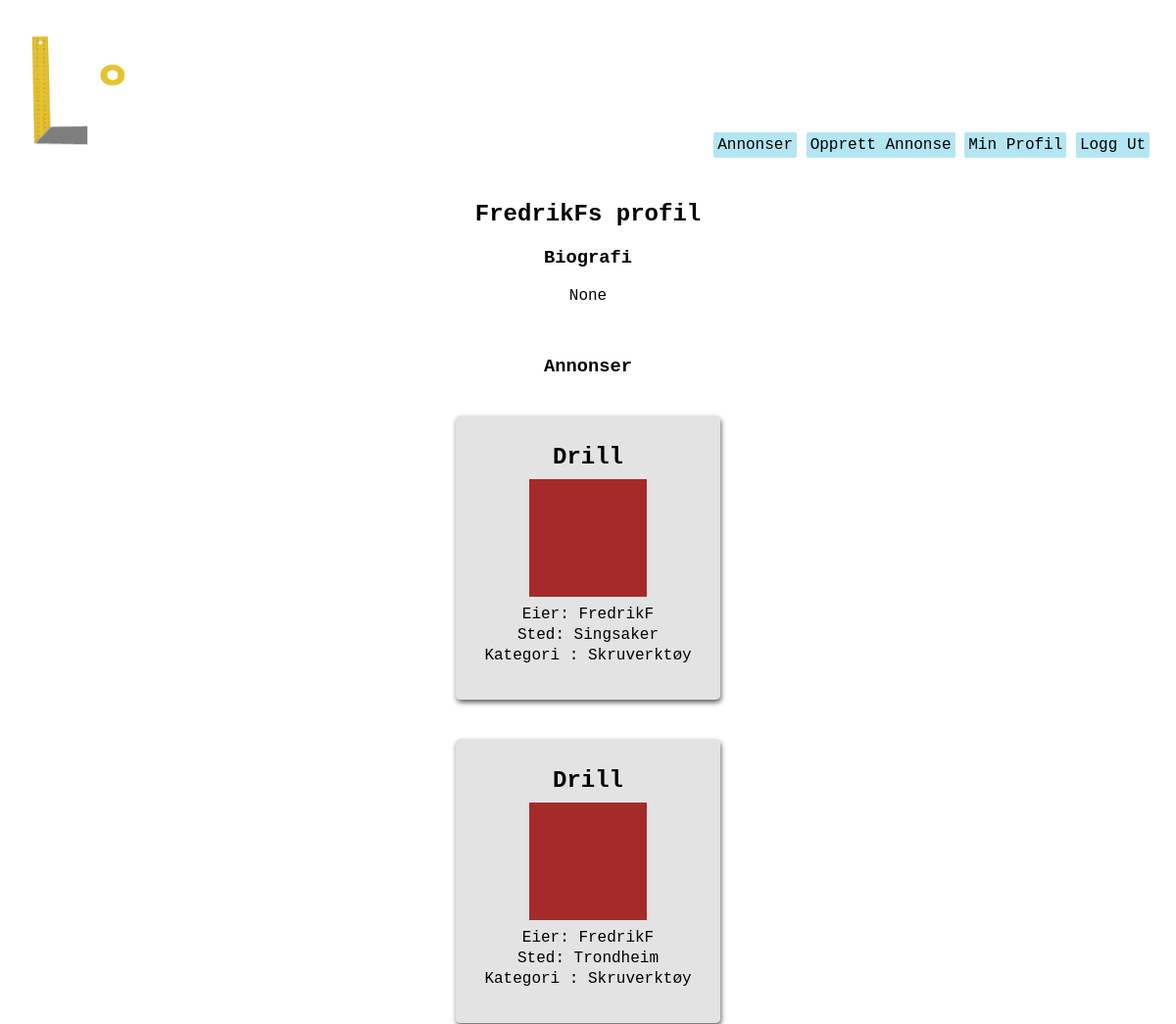
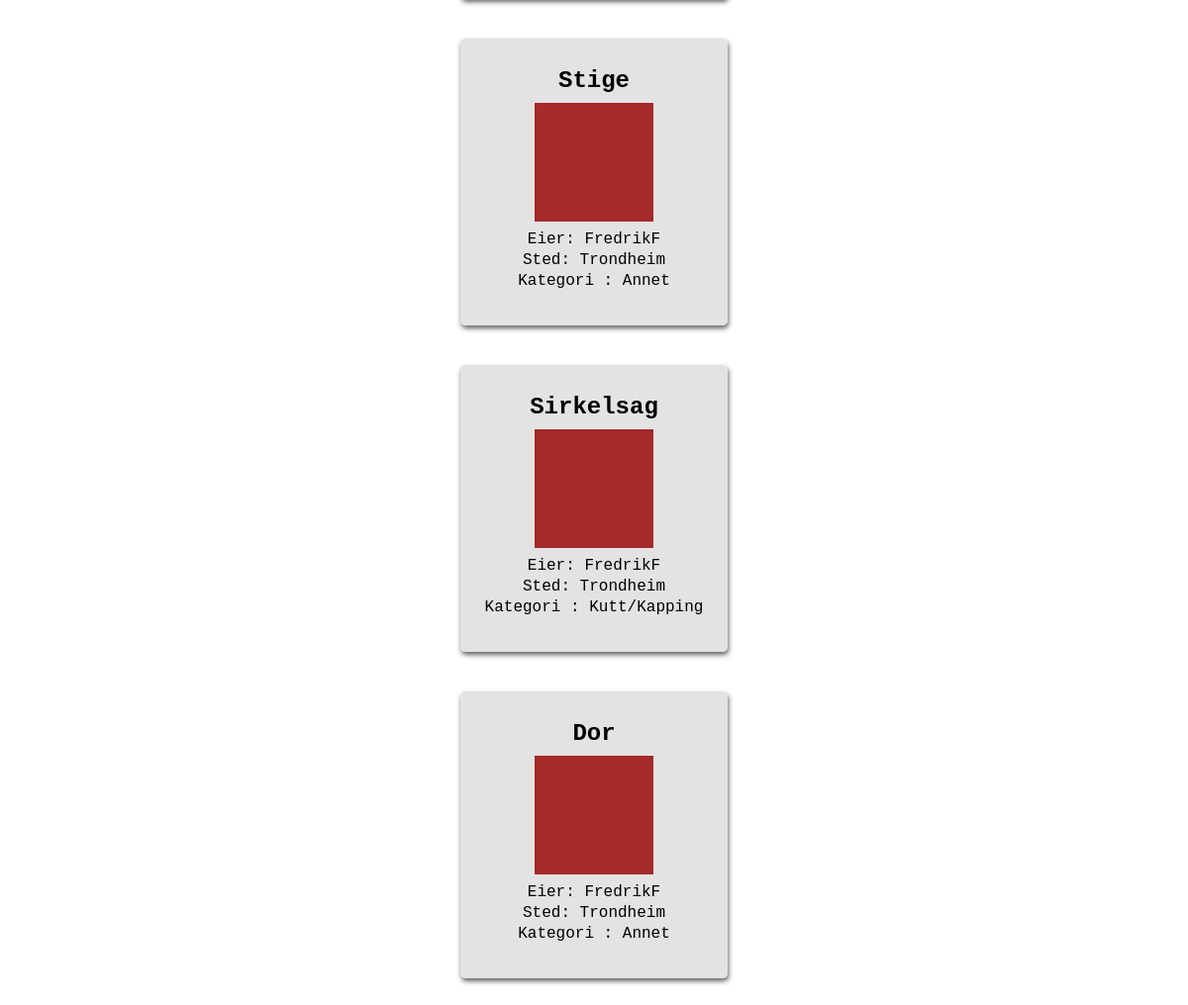
Page /users/profile/FredrikF (signed in) on the committed database (2 pictures, top to bottom).
### users/models.py (models this page shows, shortened)
class Profile(models.Model):
    user = models.OneToOneField(User, on_delete=models.CASCADE)
    bio = models.TextField(verbose_name="Biografi", null=True)

### homepage/models.py (models this page shows, shortened)
class Listing(models.Model):
    owner = models.ForeignKey(User, verbose_name = 'User', on_delete=models.CASCADE, null=True) #user burde kanskje endres til settings.AUTH_USER_MODEL. må i så fall django.conf import settings
    title = models.CharField(max_length=50, verbose_name="Tittel")
    loaned = models.BooleanField(default=False, verbose_name="Utlånt?")
    price = models.PositiveSmallIntegerField(verbose_name='Pris', default=0)
    location = models.CharField(max_length=100, verbose_name="Sted") #burde kanskje være annet enn CharField. Gjør det vanskelig å sortere etter denne attributten
    description = models.TextField(verbose_name="Beskrivelse")
    SW = 1
    PT = 2
    WD = 3
    CT = 4
    SV = 5
    BO = 6
    OT = 7
    CATEGORY_CHOICES = (
        (SW, 'Saging'),
        (PT, 'Maling'),
        (WD, 'Sveising'),
        (CT, 'Kutt/Kapping'),
        (SV, 'Skruverktøy'),
        (BO, 'Slagverktøy'),
        (OT, 'Annet'),
    )
    category = models.PositiveSmallIntegerField(
        choices = CATEGORY_CHOICES,
        default = OT,
        verbose_name="Kategori",
    )

### users/views.py (the view)
# urls.py: path('profile', views.my_profile, name='my_profile'),
@login_required
def profile(request, userstring):
    requested_user = User.objects.get(username = userstring)
    user_listings = requested_user.listing_set.all()
    user_profile = requested_user.profile
    context = {'user': requested_user, 'listings': user_listings, 'profile': user_profile}
    return render(request, 'users/profile.html', context)

### users/templates/users/profile.html (shortened to what this page needs)
{% extends "users/base.html" %}
{% block content %}
    <div>
        <h2>{{user.username}}s profil</h2>
        <div>
            <h3>Biografi</h3>
            <p>
                {{profile.bio}}
            </p>
        </div>
        <br>
        <div>
            <h3>Annonser</h3>
            {% for listing in listings %}
            <div class="listingDIV">
                <a href="{% url 'homepage:listing' listing_id=listing.id %}" class="listingLink">invisible link!</a>
                <div class="listingContent">
                    <h2>{{listing.title}}</h2>
                    <div class="listingImg"></div>
                    <p>Eier: {{listing.owner}}</p>
                    <p>Sted: {{listing.location}}</p>
                    <p>Kategori : {{listing.get_category_display}}</p>
                    <br>
                </div>
            </div>
            {% endfor %}
        </div>
    </div>
{% endblock content %}

### users/static/stylish.css (style rules this page uses)
.bg { margin: 0px; background-image: url("../static/img/standinBG2_r.jpg"); background-size: cover; height: 100%; min-height: 100vh; font-family: 'Courier New', Courier, monospace; }
.listingDIV { background-color: rgba(218, 218, 218, 0.737); box-shadow: 1px 3px 5px rgba(63, 63, 63, 0.813); padding: 20px; margin: 20px; border-radius: 5px; display: inline-block; width: 230px; height: 250px; line-height: 5px; text-align: left; }
.listingLink { color: transparent; position: absolute; width: inherit; height: inherit; line-height: normal; }
.listingImg { display: inline-block; background-color: brown; height: 120px; width: 120px; }
.listingContent { text-align: center; }

### rows in the picture
Profile: bio "None"
Listing: title "Drill", owner "FredrikF", location "Singsaker", category "Skruverktøy"
Listing: title "Drill", owner "FredrikF", location "Trondheim", category "Skruverktøy"
Listing: title "Stige", owner "FredrikF", location "Trondheim", category "Annet"
Listing: title "Sirkelsag", owner "FredrikF", location "Trondheim", category "Kutt/Kapping"
Listing: title "Dor", owner "FredrikF", location "Trondheim", category "Annet"

### other values in the picture
{{ user.username }} "FredrikF"
